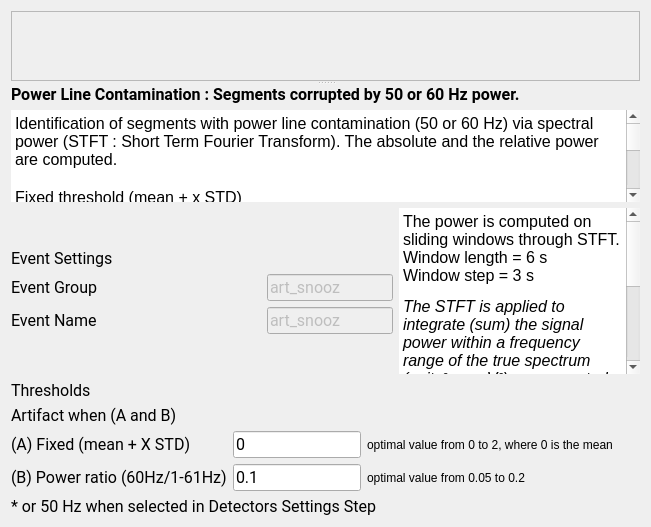
<?xml version="1.0" encoding="UTF-8"?>
<ui version="4.0">
 <class>PowerLineStep</class>
 <widget class="QWidget" name="PowerLineStep">
  <property name="geometry">
   <rect>
    <x>0</x>
    <y>0</y>
    <width>651</width>
    <height>527</height>
   </rect>
  </property>
  <property name="windowTitle">
   <string>Form</string>
  </property>
  <property name="styleSheet">
   <string notr="true">font: 12pt &quot;Roboto&quot;;</string>
  </property>
  <layout class="QVBoxLayout" name="verticalLayout_4">
   <item>
    <widget class="QSplitter" name="splitter">
     <property name="orientation">
      <enum>Qt::Vertical</enum>
     </property>
     <widget class="QScrollArea" name="scrollArea">
      <property name="sizePolicy">
       <sizepolicy hsizetype="Expanding" vsizetype="Preferred">
        <horstretch>0</horstretch>
        <verstretch>0</verstretch>
       </sizepolicy>
      </property>
      <property name="widgetResizable">
       <bool>true</bool>
      </property>
      <widget class="QWidget" name="scrollAreaWidgetContents">
       <property name="geometry">
        <rect>
         <x>0</x>
         <y>0</y>
         <width>1549</width>
         <height>164</height>
        </rect>
       </property>
       <layout class="QHBoxLayout" name="horizontalLayout">
        <item>
         <widget class="QLabel" name="label_10">
          <property name="text">
           <string/>
          </property>
          <property name="pixmap">
           <pixmap resource="PowerLine_res.qrc">:/powerline/powerLine_marked.png</pixmap>
          </property>
          <property name="alignment">
           <set>Qt::AlignCenter</set>
          </property>
         </widget>
        </item>
       </layout>
      </widget>
     </widget>
     <widget class="QWidget" name="layoutWidget">
      <layout class="QVBoxLayout" name="verticalLayout_3">
       <item>
        <widget class="QLabel" name="label_9">
         <property name="font">
          <font>
           <family>Roboto</family>
           <pointsize>12</pointsize>
           <weight>50</weight>
           <italic>false</italic>
           <bold>false</bold>
          </font>
         </property>
         <property name="text">
          <string>&lt;html&gt;&lt;head/&gt;&lt;body&gt;&lt;p&gt;&lt;span style=&quot; font-weight:600;&quot;&gt;Power Line Contamination : Segments corrupted by 50 or 60 Hz power.&lt;/span&gt;&lt;/p&gt;&lt;/body&gt;&lt;/html&gt;</string>
         </property>
        </widget>
       </item>
       <item>
        <widget class="QTextEdit" name="description_textEdit">
         <property name="sizePolicy">
          <sizepolicy hsizetype="Expanding" vsizetype="Expanding">
           <horstretch>0</horstretch>
           <verstretch>0</verstretch>
          </sizepolicy>
         </property>
         <property name="autoFillBackground">
          <bool>true</bool>
         </property>
         <property name="styleSheet">
          <string notr="true"/>
         </property>
         <property name="frameShape">
          <enum>QFrame::HLine</enum>
         </property>
         <property name="frameShadow">
          <enum>QFrame::Plain</enum>
         </property>
         <property name="lineWidth">
          <number>0</number>
         </property>
         <property name="readOnly">
          <bool>true</bool>
         </property>
         <property name="html">
          <string>&lt;!DOCTYPE HTML PUBLIC &quot;-//W3C//DTD HTML 4.0//EN&quot; &quot;http://www.w3.org/TR/REC-html40/strict.dtd&quot;&gt;
&lt;html&gt;&lt;head&gt;&lt;meta name=&quot;qrichtext&quot; content=&quot;1&quot; /&gt;&lt;style type=&quot;text/css&quot;&gt;
p, li { white-space: pre-wrap; }
&lt;/style&gt;&lt;/head&gt;&lt;body style=&quot; font-family:'Roboto'; font-size:12pt; font-weight:400; font-style:normal;&quot;&gt;
&lt;p style=&quot; margin-top:0px; margin-bottom:0px; margin-left:0px; margin-right:0px; -qt-block-indent:0; text-indent:0px;&quot;&gt;Identification of segments with power line contamination (50 or 60 Hz) via spectral power (STFT : Short Term Fourier Transform). The absolute and the relative power are computed. &lt;/p&gt;
&lt;p style=&quot;-qt-paragraph-type:empty; margin-top:0px; margin-bottom:0px; margin-left:0px; margin-right:0px; -qt-block-indent:0; text-indent:0px;&quot;&gt;&lt;br /&gt;&lt;/p&gt;
&lt;p style=&quot; margin-top:0px; margin-bottom:0px; margin-left:0px; margin-right:0px; -qt-block-indent:0; text-indent:0px;&quot;&gt;&lt;span style=&quot; text-decoration: underline;&quot;&gt;Fixed threshold&lt;/span&gt;&lt;span style=&quot; color:#000000;&quot;&gt; (mean + x STD)&lt;/span&gt;&lt;/p&gt;
&lt;p style=&quot; margin-top:0px; margin-bottom:0px; margin-left:0px; margin-right:0px; -qt-block-indent:0; text-indent:0px;&quot;&gt;The power is log10 transformed to make the data more normally distributed, however the distribution of the power of all selected channels is often skewed right du to artifacts.&lt;/p&gt;
&lt;p style=&quot; margin-top:0px; margin-bottom:0px; margin-left:0px; margin-right:0px; -qt-block-indent:0; text-indent:0px;&quot;&gt;The distribution is then modeled by a 3-components Gaussian Mixture Model (GMM).&lt;/p&gt;
&lt;p style=&quot; margin-top:0px; margin-bottom:0px; margin-left:0px; margin-right:0px; -qt-block-indent:0; text-indent:0px;&quot;&gt;The threshold is multiplied by the standard deviation (STD) and added to the mean of the main gaussian (over a mixture of 3).&lt;/p&gt;
&lt;p style=&quot; margin-top:0px; margin-bottom:0px; margin-left:0px; margin-right:0px; -qt-block-indent:0; text-indent:0px;&quot;&gt;An artifact is possibly identified when the log10(power) &amp;gt; (mean + threshold*STD)&lt;/p&gt;
&lt;p style=&quot;-qt-paragraph-type:empty; margin-top:0px; margin-bottom:0px; margin-left:0px; margin-right:0px; -qt-block-indent:0; text-indent:0px;&quot;&gt;&lt;br /&gt;&lt;/p&gt;
&lt;p style=&quot; margin-top:0px; margin-bottom:0px; margin-left:0px; margin-right:0px; -qt-block-indent:0; text-indent:0px;&quot;&gt;&lt;span style=&quot; text-decoration: underline;&quot;&gt;Power ratio threshold&lt;/span&gt; (relative power)&lt;/p&gt;
&lt;p style=&quot; margin-top:0px; margin-bottom:0px; margin-left:0px; margin-right:0px; -qt-block-indent:0; text-indent:0px;&quot;&gt;Power line contamination can be masked (thus non-disturbing) by a strong low frequency signal. An artifact is possibly identified when the relative power (60 Hz)/(1-61 Hz) &amp;gt; threshold.&lt;/p&gt;
&lt;p style=&quot;-qt-paragraph-type:empty; margin-top:0px; margin-bottom:0px; margin-left:0px; margin-right:0px; -qt-block-indent:0; text-indent:0px;&quot;&gt;&lt;br /&gt;&lt;/p&gt;
&lt;p style=&quot; margin-top:0px; margin-bottom:0px; margin-left:0px; margin-right:0px; -qt-block-indent:0; text-indent:0px;&quot;&gt;A segment whose power exceeds the 2 thresholds is considered an artifact.&lt;/p&gt;&lt;/body&gt;&lt;/html&gt;</string>
         </property>
        </widget>
       </item>
      </layout>
     </widget>
    </widget>
   </item>
   <item>
    <layout class="QGridLayout" name="gridLayout_2">
     <item row="0" column="0">
      <layout class="QVBoxLayout" name="verticalLayout">
       <item>
        <spacer name="verticalSpacer_2">
         <property name="orientation">
          <enum>Qt::Vertical</enum>
         </property>
         <property name="sizeType">
          <enum>QSizePolicy::Fixed</enum>
         </property>
         <property name="sizeHint" stdset="0">
          <size>
           <width>20</width>
           <height>40</height>
          </size>
         </property>
        </spacer>
       </item>
       <item>
        <widget class="QLabel" name="label_4">
         <property name="minimumSize">
          <size>
           <width>0</width>
           <height>20</height>
          </size>
         </property>
         <property name="maximumSize">
          <size>
           <width>16777215</width>
           <height>20</height>
          </size>
         </property>
         <property name="font">
          <font>
           <family>Roboto</family>
           <pointsize>12</pointsize>
           <weight>50</weight>
           <italic>false</italic>
           <bold>false</bold>
          </font>
         </property>
         <property name="text">
          <string>Event Settings</string>
         </property>
        </widget>
       </item>
       <item>
        <layout class="QFormLayout" name="formLayout">
         <item row="0" column="0">
          <widget class="QLabel" name="label_3">
           <property name="minimumSize">
            <size>
             <width>140</width>
             <height>0</height>
            </size>
           </property>
           <property name="font">
            <font>
             <family>Roboto</family>
             <pointsize>12</pointsize>
             <weight>50</weight>
             <italic>false</italic>
             <bold>false</bold>
            </font>
           </property>
           <property name="text">
            <string>Event Group</string>
           </property>
          </widget>
         </item>
         <item row="0" column="1">
          <widget class="QLineEdit" name="group_lineEdit">
           <property name="enabled">
            <bool>false</bool>
           </property>
           <property name="maximumSize">
            <size>
             <width>250</width>
             <height>16777215</height>
            </size>
           </property>
           <property name="font">
            <font>
             <family>Roboto</family>
             <pointsize>12</pointsize>
             <weight>50</weight>
             <italic>false</italic>
             <bold>false</bold>
            </font>
           </property>
           <property name="toolTip">
            <string>In which &quot;Event Group&quot; the detected artifact are added (label in the annotation file). Go to the general Detectors Settings to edit the group.</string>
           </property>
           <property name="text">
            <string>art_snooz</string>
           </property>
          </widget>
         </item>
         <item row="1" column="0">
          <widget class="QLabel" name="label_11">
           <property name="minimumSize">
            <size>
             <width>250</width>
             <height>0</height>
            </size>
           </property>
           <property name="font">
            <font>
             <family>Roboto</family>
             <pointsize>12</pointsize>
             <weight>50</weight>
             <italic>false</italic>
             <bold>false</bold>
            </font>
           </property>
           <property name="text">
            <string>Event Name</string>
           </property>
          </widget>
         </item>
         <item row="1" column="1">
          <widget class="QLineEdit" name="name_rel_lineEdit">
           <property name="enabled">
            <bool>false</bool>
           </property>
           <property name="maximumSize">
            <size>
             <width>250</width>
             <height>16777215</height>
            </size>
           </property>
           <property name="font">
            <font>
             <family>Roboto</family>
             <pointsize>12</pointsize>
             <weight>50</weight>
             <italic>false</italic>
             <bold>false</bold>
            </font>
           </property>
           <property name="toolTip">
            <string>The event name of the detected artifact based on the absolute power. Go to the general Detectors Settings to edit the name.</string>
           </property>
           <property name="text">
            <string>art_snooz</string>
           </property>
          </widget>
         </item>
        </layout>
       </item>
      </layout>
     </item>
     <item row="0" column="1" rowspan="2">
      <widget class="QTextEdit" name="settings_textEdit">
       <property name="focusPolicy">
        <enum>Qt::NoFocus</enum>
       </property>
       <property name="contextMenuPolicy">
        <enum>Qt::NoContextMenu</enum>
       </property>
       <property name="acceptDrops">
        <bool>false</bool>
       </property>
       <property name="autoFillBackground">
        <bool>true</bool>
       </property>
       <property name="styleSheet">
        <string notr="true"/>
       </property>
       <property name="frameShape">
        <enum>QFrame::HLine</enum>
       </property>
       <property name="frameShadow">
        <enum>QFrame::Plain</enum>
       </property>
       <property name="lineWidth">
        <number>0</number>
       </property>
       <property name="readOnly">
        <bool>true</bool>
       </property>
       <property name="html">
        <string>&lt;!DOCTYPE HTML PUBLIC &quot;-//W3C//DTD HTML 4.0//EN&quot; &quot;http://www.w3.org/TR/REC-html40/strict.dtd&quot;&gt;
&lt;html&gt;&lt;head&gt;&lt;meta name=&quot;qrichtext&quot; content=&quot;1&quot; /&gt;&lt;style type=&quot;text/css&quot;&gt;
p, li { white-space: pre-wrap; }
&lt;/style&gt;&lt;/head&gt;&lt;body style=&quot; font-family:'Roboto'; font-size:12pt; font-weight:400; font-style:normal;&quot;&gt;
&lt;p style=&quot; margin-top:12px; margin-bottom:12px; margin-left:0px; margin-right:0px; -qt-block-indent:0; text-indent:0px;&quot;&gt;&lt;span style=&quot; color:#000000;&quot;&gt;The power is computed on sliding windows through STFT.&lt;br /&gt;Window length = 6 s&lt;br /&gt;Window step = 3 s &lt;/span&gt;&lt;/p&gt;
&lt;p style=&quot; margin-top:12px; margin-bottom:12px; margin-left:0px; margin-right:0px; -qt-block-indent:0; text-indent:0px;&quot;&gt;&lt;span style=&quot; font-style:italic; color:#000000;&quot;&gt;The STFT is applied to integrate (sum) the signal power within a frequency range of the true spectrum (units² ex. µV²) as suggested in [1].&lt;/span&gt;&lt;/p&gt;
&lt;p style=&quot; margin-top:12px; margin-bottom:12px; margin-left:0px; margin-right:0px; -qt-block-indent:0; text-indent:0px;&quot;&gt;&lt;a href=&quot;https://pubmed.ncbi.nlm.nih.gov/12723066/&quot;&gt;&lt;span style=&quot; text-decoration: underline; color:#000000;&quot;&gt;Reference&lt;/span&gt;&lt;/a&gt;&lt;/p&gt;
&lt;p style=&quot; margin-top:12px; margin-bottom:12px; margin-left:0px; margin-right:0px; -qt-block-indent:0; text-indent:0px;&quot;&gt;&lt;span style=&quot; color:#000000;&quot;&gt;[1] Cox, R. &amp;amp; Fell, J. Analyzing human sleep EEG: A methodological primer with code implementation. Sleep Medicine Reviews54, 101353 (2020).&lt;/span&gt;&lt;/p&gt;&lt;/body&gt;&lt;/html&gt;</string>
       </property>
      </widget>
     </item>
     <item row="1" column="0">
      <spacer name="verticalSpacer">
       <property name="orientation">
        <enum>Qt::Vertical</enum>
       </property>
       <property name="sizeType">
        <enum>QSizePolicy::Fixed</enum>
       </property>
       <property name="sizeHint" stdset="0">
        <size>
         <width>20</width>
         <height>40</height>
        </size>
       </property>
      </spacer>
     </item>
    </layout>
   </item>
   <item>
    <layout class="QVBoxLayout" name="verticalLayout_2">
     <item>
      <widget class="QLabel" name="label">
       <property name="minimumSize">
        <size>
         <width>0</width>
         <height>20</height>
        </size>
       </property>
       <property name="maximumSize">
        <size>
         <width>16777215</width>
         <height>20</height>
        </size>
       </property>
       <property name="font">
        <font>
         <family>Roboto</family>
         <pointsize>12</pointsize>
         <weight>50</weight>
         <italic>false</italic>
         <bold>false</bold>
        </font>
       </property>
       <property name="text">
        <string>Thresholds </string>
       </property>
      </widget>
     </item>
     <item>
      <widget class="QLabel" name="label_8">
       <property name="font">
        <font>
         <family>Roboto</family>
         <pointsize>12</pointsize>
         <weight>50</weight>
         <italic>false</italic>
         <bold>false</bold>
        </font>
       </property>
       <property name="text">
        <string>Artifact when (A and B)</string>
       </property>
      </widget>
     </item>
     <item>
      <layout class="QGridLayout" name="gridLayout">
       <item row="1" column="1">
        <widget class="QLineEdit" name="thresh_rel_lineEdit">
         <property name="maximumSize">
          <size>
           <width>250</width>
           <height>16777215</height>
          </size>
         </property>
         <property name="font">
          <font>
           <family>Roboto</family>
           <pointsize>12</pointsize>
           <weight>50</weight>
           <italic>false</italic>
           <bold>false</bold>
          </font>
         </property>
         <property name="text">
          <string>0.1</string>
         </property>
        </widget>
       </item>
       <item row="0" column="2">
        <widget class="QLabel" name="label_7">
         <property name="text">
          <string>optimal value from 0 to 2, where 0 is the mean</string>
         </property>
        </widget>
       </item>
       <item row="0" column="1">
        <widget class="QLineEdit" name="tresh_abs_lineEdit">
         <property name="maximumSize">
          <size>
           <width>250</width>
           <height>16777215</height>
          </size>
         </property>
         <property name="font">
          <font>
           <family>Roboto</family>
           <pointsize>12</pointsize>
           <weight>50</weight>
           <italic>false</italic>
           <bold>false</bold>
          </font>
         </property>
         <property name="text">
          <string>0</string>
         </property>
        </widget>
       </item>
       <item row="1" column="0">
        <widget class="QLabel" name="label_6">
         <property name="font">
          <font>
           <family>Roboto</family>
           <pointsize>12</pointsize>
           <weight>50</weight>
           <italic>false</italic>
           <bold>false</bold>
          </font>
         </property>
         <property name="text">
          <string>&lt;html&gt;&lt;head/&gt;&lt;body&gt;&lt;p&gt;(B) Power ratio (60Hz/1-61Hz)&lt;/p&gt;&lt;/body&gt;&lt;/html&gt;</string>
         </property>
         <property name="textFormat">
          <enum>Qt::RichText</enum>
         </property>
        </widget>
       </item>
       <item row="0" column="0">
        <widget class="QLabel" name="label_2">
         <property name="minimumSize">
          <size>
           <width>0</width>
           <height>0</height>
          </size>
         </property>
         <property name="font">
          <font>
           <family>Roboto</family>
           <pointsize>12</pointsize>
           <weight>50</weight>
           <italic>false</italic>
           <bold>false</bold>
          </font>
         </property>
         <property name="text">
          <string>(A) Fixed (mean + X STD)</string>
         </property>
         <property name="textFormat">
          <enum>Qt::RichText</enum>
         </property>
        </widget>
       </item>
       <item row="1" column="2">
        <widget class="QLabel" name="label_12">
         <property name="text">
          <string>optimal value from 0.05 to 0.2</string>
         </property>
        </widget>
       </item>
       <item row="0" column="3">
        <spacer name="horizontalSpacer">
         <property name="orientation">
          <enum>Qt::Horizontal</enum>
         </property>
         <property name="sizeHint" stdset="0">
          <size>
           <width>40</width>
           <height>20</height>
          </size>
         </property>
        </spacer>
       </item>
      </layout>
     </item>
     <item>
      <widget class="QLabel" name="label_5">
       <property name="font">
        <font>
         <family>Roboto</family>
         <pointsize>12</pointsize>
         <weight>50</weight>
         <italic>false</italic>
         <bold>false</bold>
        </font>
       </property>
       <property name="text">
        <string>* or 50 Hz when selected in Detectors Settings Step</string>
       </property>
      </widget>
     </item>
    </layout>
   </item>
   <item>
    <spacer name="verticalSpacer_4">
     <property name="orientation">
      <enum>Qt::Vertical</enum>
     </property>
     <property name="sizeType">
      <enum>QSizePolicy::Expanding</enum>
     </property>
     <property name="sizeHint" stdset="0">
      <size>
       <width>20</width>
       <height>40</height>
      </size>
     </property>
    </spacer>
   </item>
  </layout>
 </widget>
 <resources>
  <include location="PowerLine_res.qrc"/>
  <include location="../../../../../snooz-toolbox/src/main/python/ui/themes/themes.qrc"/>
 </resources>
 <connections/>
 <slots>
  <slot>on_choose()</slot>
  <slot>on_input_format_changed()</slot>
 </slots>
</ui>
